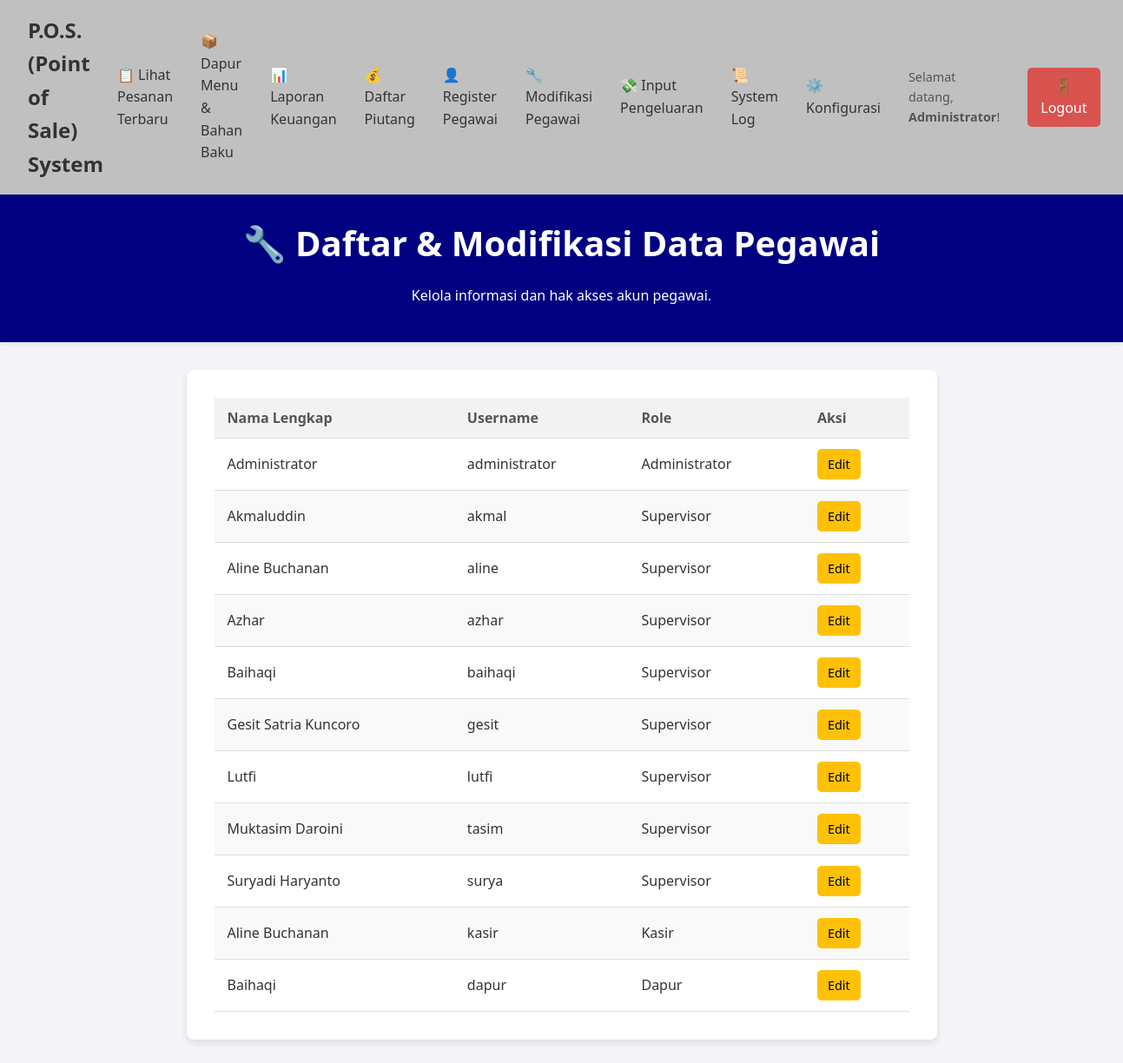
Page /daftar_pegawai.php (signed in) on the earlier database version.
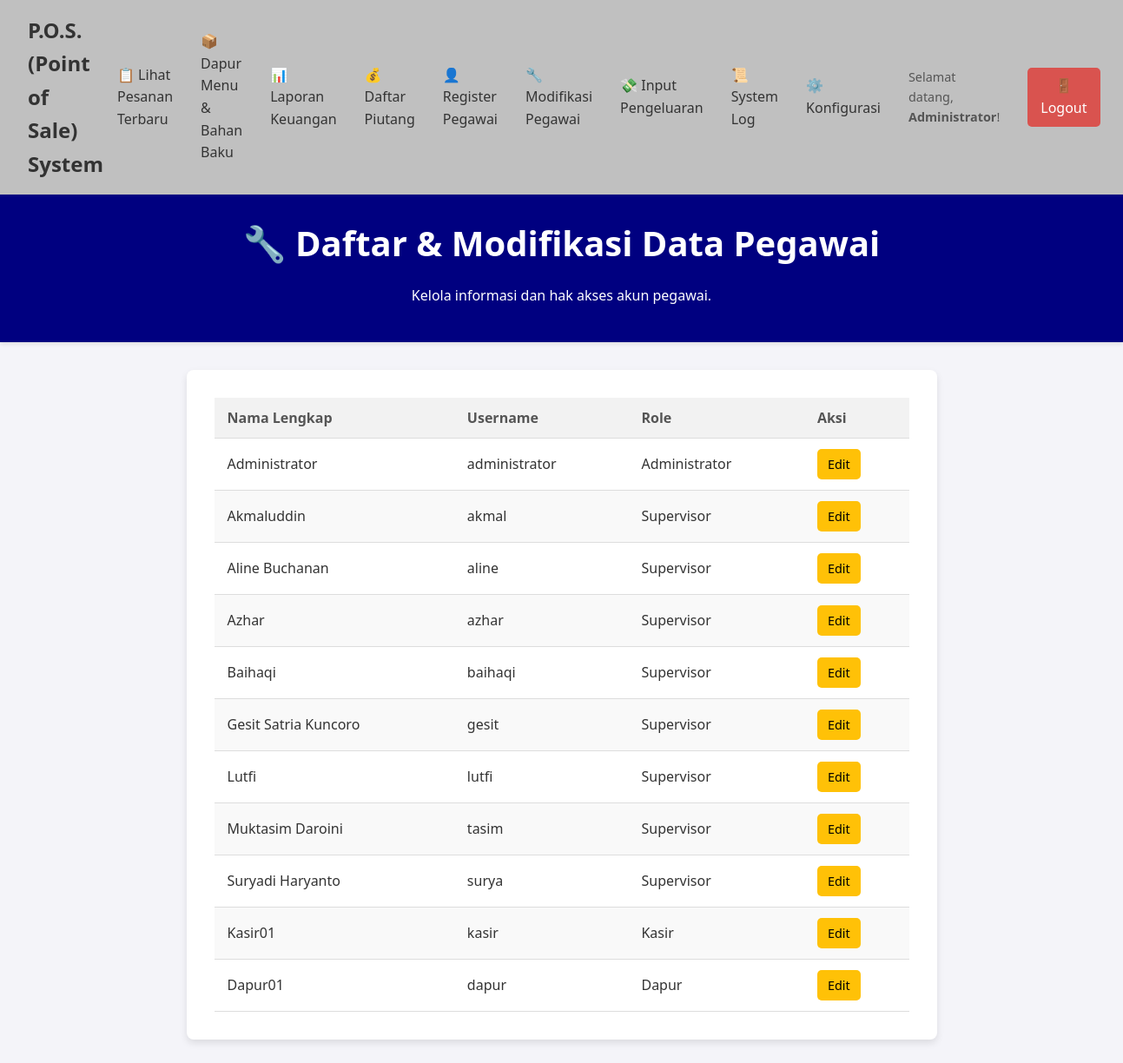
Same page on the later database version.
### tables this page shows
CREATE TABLE `user` (
  `id_user` int(11) NOT NULL,
  `nama_user` varchar(100) NOT NULL,
  `username` varchar(50) NOT NULL,
  `password` varchar(255) NOT NULL,
  `role` varchar(20) NOT NULL
);

### daftar_pegawai.php (the view, shortened to what this page needs)
<?php
include 'navbar.php';
require_once 'db_connect.php';
$current_user_role = $_SESSION['user_role'];
$sql = "SELECT id_user, nama_user, username, role FROM user";
$sql .= " ORDER BY CASE role WHEN 'administrator' THEN 1 WHEN 'supervisor' THEN 2 WHEN 'kasir' THEN 3 WHEN 'dapur' THEN 4 ELSE 5 END, nama_user ASC";
$result = mysqli_query($conn, $sql);
?>
<!DOCTYPE html>
<html lang="id">
<head>
  <link rel="stylesheet" href="style.css">
</head>
<body>
  <header>
    <h1>🔧 Daftar & Modifikasi Data Pegawai</h1>
    <p>Kelola informasi dan hak akses akun pegawai.</p>
  </header>
  <main>
    <table>
      <thead>
        <tr>
          <th>Nama Lengkap</th>
          <th>Username</th>
          <th>Role</th>
          <th>Aksi</th>
        </tr>
      </thead>
      <tbody>
        <?php if ($result && mysqli_num_rows($result) > 0): ?>
          <?php while ($row = mysqli_fetch_assoc($result)): ?>
            <tr>
              <td><?= htmlspecialchars($row['nama_user']); ?></td>
              <td><?= htmlspecialchars($row['username']); ?></td>
              <td><?= ucfirst(htmlspecialchars($row['role'])); ?></td>
              <td>
                <?php
                if ($current_user_role == 'administrator' || ($current_user_role == 'supervisor' && $row['role'] != 'administrator')) {
                  echo '<a href="edit_pegawai.php?id=' . $row['id_user'] . '" class="btn-pesan" style="background-color: #ffc107; color: black;">Edit</a>';
                } else {
                  echo '<i>Tidak ada aksi</i>';
                }
                ?>
              </td>
            </tr>
          <?php endwhile; ?>
        <?php else: ?>
          <tr>
            <td colspan="4" style="text-align:center;">Tidak ada data pegawai yang bisa ditampilkan.</td>
          </tr>
        <?php endif; ?>
      </tbody>
    </table>
  </main>
</body>
</html>

Differences in the rows shown:
changed user "kasir": nama_user "Aline Buchanan" → "Kasir01"
changed user "dapur": nama_user "Baihaqi" → "Dapur01"
